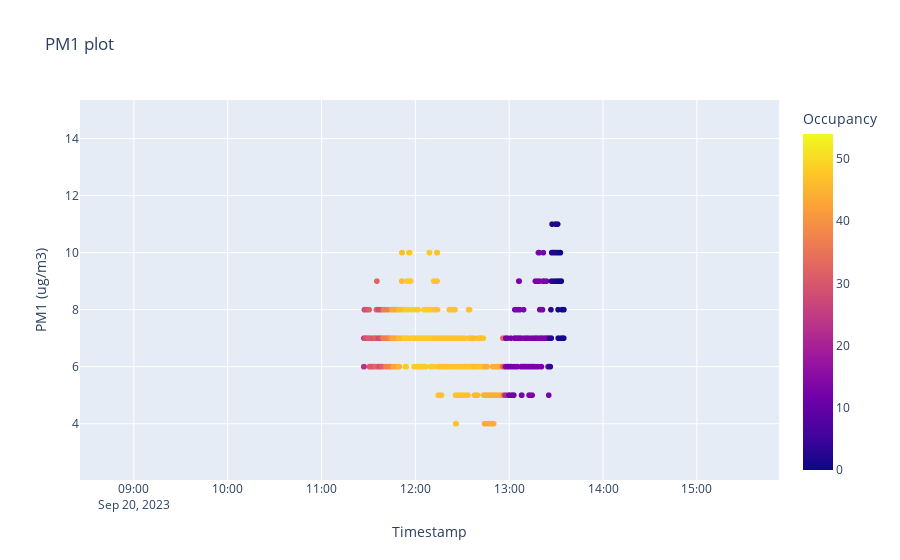
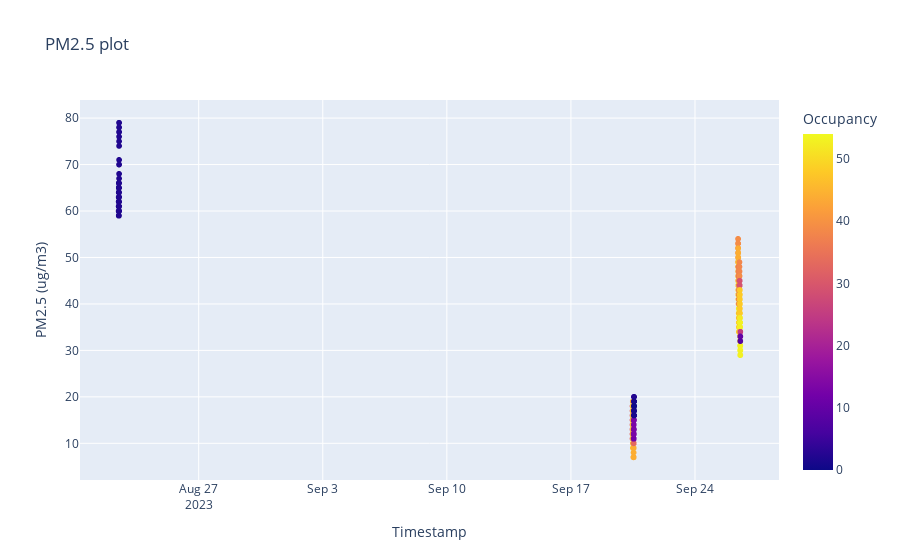
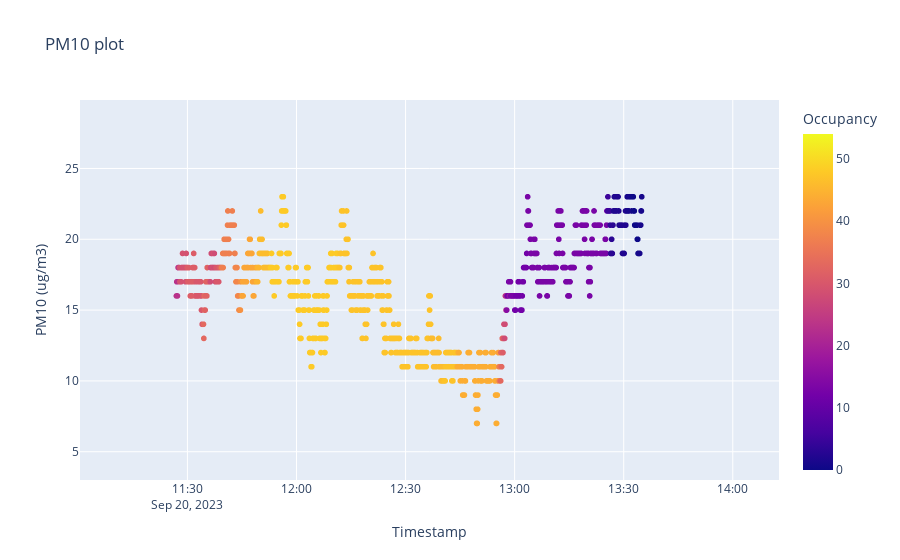

Notebook cell for these charts, in order:
### Code cell
fig1= exp.scatter(data_frame=data,x=data['Timestamp'],y=data['PM1 (ug/m3)'],color=data['Occupancy'],title='PM1 plot')
fig2 = exp.scatter(data_frame=data,x=data['Timestamp'],y=data['PM2.5 (ug/m3)'],color=data['Occupancy'],title='PM2.5 plot')
fig3= exp.scatter(data_frame=data,x=data['Timestamp'],y=data['PM10 (ug/m3)'],color=data['Occupancy'],title='PM10 plot')
fig1.show()
fig2.show()
fig3.show()

### Figure 1 — Plotly figure (JSON) as saved in the notebook; plotly's stock layout.template omitted (floating-point values rounded to 4 significant figures; data arrays with more than 128 entries replaced by an {"elided": "..."} marker saying what was removed)
{"data": [{"hovertemplate": "Timestamp=%{x}<br>PM1 (ug/m3)=%{y}<br>Occupancy=%{marker.color}<extra></extra>", "legendgroup": "", "marker": {"color": {"elided": "3654 int values"}, "coloraxis": "coloraxis", "symbol": "circle"}, "mode": "markers", "name": "", "showlegend": false, "type": "scattergl", "x": {"elided": "3654 str values"}, "xaxis": "x", "y": {"elided": "3654 int values"}, "yaxis": "y"}], "layout": {"autosize": true, "coloraxis": {"colorbar": {"title": {"text": "Occupancy"}}, "colorscale": [[0, "#0d0887"], [0.1111, "#46039f"], [0.2222, "#7201a8"], [0.3333, "#9c179e"], [0.4444, "#bd3786"], [0.5556, "#d8576b"], [0.6667, "#ed7953"], [0.7778, "#fb9f3a"], [0.8889, "#fdca26"], [1, "#f0f921"]]}, "legend": {"tracegroupgap": 0}, "title": {"text": "PM1 plot"}, "xaxis": {"anchor": "y", "autorange": false, "domain": [0, 1], "range": ["2023-09-20 08:25:33.0828", "2023-09-20 15:52:30.041"], "title": {"text": "Timestamp"}, "type": "date"}, "yaxis": {"anchor": "x", "autorange": false, "domain": [0, 1], "range": [2.025, 15.36], "title": {"text": "PM1 (ug/m3)"}, "type": "linear"}}}

### Figure 2 — Plotly figure (JSON) as saved in the notebook; plotly's stock layout.template omitted (floating-point values rounded to 4 significant figures; data arrays with more than 128 entries replaced by an {"elided": "..."} marker saying what was removed)
{"data": [{"hovertemplate": "Timestamp=%{x}<br>PM2.5 (ug/m3)=%{y}<br>Occupancy=%{marker.color}<extra></extra>", "legendgroup": "", "marker": {"color": {"elided": "3654 int values"}, "coloraxis": "coloraxis", "symbol": "circle"}, "mode": "markers", "name": "", "showlegend": false, "type": "scattergl", "x": {"elided": "3654 str values"}, "xaxis": "x", "y": {"elided": "3654 int values"}, "yaxis": "y"}], "layout": {"autosize": true, "coloraxis": {"colorbar": {"title": {"text": "Occupancy"}}, "colorscale": [[0, "#0d0887"], [0.1111, "#46039f"], [0.2222, "#7201a8"], [0.3333, "#9c179e"], [0.4444, "#bd3786"], [0.5556, "#d8576b"], [0.6667, "#ed7953"], [0.7778, "#fb9f3a"], [0.8889, "#fdca26"], [1, "#f0f921"]]}, "legend": {"tracegroupgap": 0}, "title": {"text": "PM2.5 plot"}, "xaxis": {"anchor": "y", "autorange": true, "domain": [0, 1], "range": ["2023-08-20 08:30:51.8866", "2023-09-28 16:30:15.1134"], "title": {"text": "Timestamp"}, "type": "date"}, "yaxis": {"anchor": "x", "autorange": true, "domain": [0, 1], "range": [1.058, 84.94], "title": {"text": "PM2.5 (ug/m3)"}, "type": "linear"}}}

### Figure 3 — Plotly figure (JSON) as saved in the notebook; plotly's stock layout.template omitted (floating-point values rounded to 4 significant figures; data arrays with more than 128 entries replaced by an {"elided": "..."} marker saying what was removed)
{"data": [{"hovertemplate": "Timestamp=%{x}<br>PM10 (ug/m3)=%{y}<br>Occupancy=%{marker.color}<extra></extra>", "legendgroup": "", "marker": {"color": {"elided": "3654 int values"}, "coloraxis": "coloraxis", "symbol": "circle"}, "mode": "markers", "name": "", "showlegend": false, "type": "scattergl", "x": {"elided": "3654 str values"}, "xaxis": "x", "y": {"elided": "3654 int values"}, "yaxis": "y"}], "layout": {"autosize": true, "coloraxis": {"colorbar": {"title": {"text": "Occupancy"}}, "colorscale": [[0, "#0d0887"], [0.1111, "#46039f"], [0.2222, "#7201a8"], [0.3333, "#9c179e"], [0.4444, "#bd3786"], [0.5556, "#d8576b"], [0.6667, "#ed7953"], [0.7778, "#fb9f3a"], [0.8889, "#fdca26"], [1, "#f0f921"]]}, "legend": {"tracegroupgap": 0}, "title": {"text": "PM10 plot"}, "xaxis": {"anchor": "y", "autorange": false, "domain": [0, 1], "range": ["2023-09-20 11:00:26.9946", "2023-09-20 14:12:42.8522"], "title": {"text": "Timestamp"}, "type": "date"}, "yaxis": {"anchor": "x", "autorange": false, "domain": [0, 1], "range": [3.003, 29.83], "title": {"text": "PM10 (ug/m3)"}, "type": "linear"}}}
